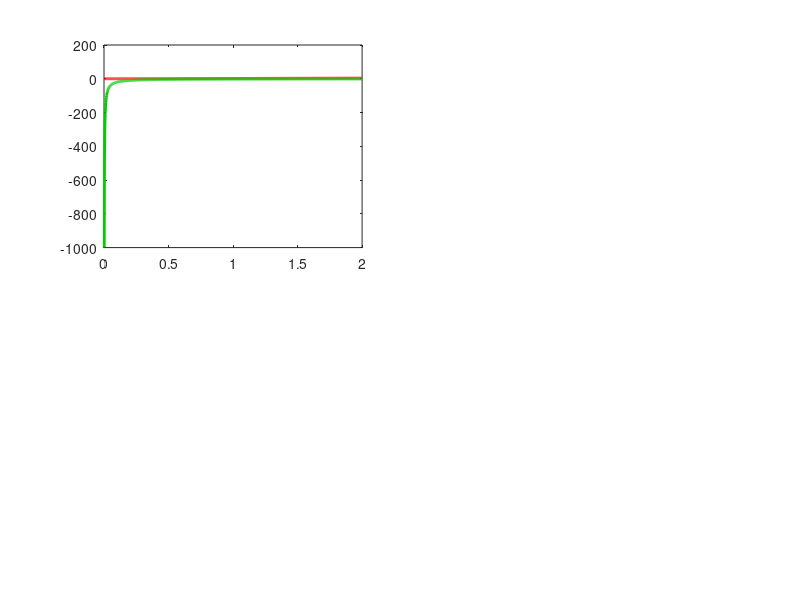

The MATLAB source for this figure: (Note: this script raises an error after producing the figure.)
format long e
echo off
warning off
clc;
fprintf('\n\n\n\n\n');
fprintf('                  CURVAS REACTANCIA PASA-BANDA Y ELIMINA-BANDA\n\n');
fprintf('                  Desarrollado por : Ing. Juan Jose Garcia Abad');
fprintf('\n\n\n\n');
w=linspace(0,2,1000);
F1=figure(1);
set(F1,'color','w');

% Filtro Pasa Bajos

Z1K=w*2;
Z2K=-4./(w*2);
subplot(2,2,1);

G1=plot(w,Z1K);
set(G1,'color',[1,0,0],'linewidth',2);
hold on;
G2=plot(w,Z2K);
set(G2,'color',[0,0.8,0],'linewidth',2);
wc=2/sqrt(2*2);
plot(wc,0,'rO');
axis([0,2,-5,5]);
grid on;
grid minor;
G3=line([0,2],[0,0]);
set(G3,'color',[0,0,0],'linestyle','-','linewidth',1);

G4=line([0,wc],[0,0]);
set(G4,'color',[0,0,0],'linestyle','-','linewidth',3);

G5=line([wc,wc],[wc*2,-4./(wc*2)]);
set(G5,'color',[0.3,0,0.2],'linestyle','-','linewidth',2);

T1=title('Caracteristicas de reactancia Filtro pasa-bajos KCTE');
set(T1,'FontSize',[12],'FontName','Arial','FontWeight','bold');

G6=text(1.9,0.3,'w');
set(G6,'FontSize',[12],'FontName','Arial','FontWeight','bold');

G7=text(wc+0.05,0.3,'wc');
set(G7,'FontSize',[8],'FontName','Arial','FontWeight','bold');

G8=text(1.7,4,'Z1K');
set(G8,'FontSize',[12],'FontName','Arial','FontWeight','bold','color',[1,0,0]);

G9=text(1.7,-1.5,'4 * Z2K');
set(G9,'FontSize',[12],'FontName','Arial','FontWeight','bold','color',[0,0.8,0]);

G10=text(0.25,-0.5,'BANDA PASANTE');
set(G10,'FontSize',[9],'FontName','Arial','FontWeight','bold','color',[0,0,0]);

% Filtro Pasa Altos

Z1K=-1./(w*0.5);
Z2K=4*w*0.5;
subplot(2,2,2);

G21=plot(w,Z1K);
set(G21,'color',[1,0,0],'linewidth',2);
hold on;
G22=plot(w,Z2K);
set(G22,'color',[0,0.8,0],'linewidth',2);
wc=1/(2*sqrt(0.5*0.5));
plot(wc,0,'rO');
axis([0,2,-5,5]);
grid on;
grid minor;
G23=line([0,2],[0,0]);
set(G23,'color',[0,0,0],'linestyle','-','linewidth',1);

G24=line([wc,2],[0,0]);
set(G24,'color',[0,0,0],'linestyle','-','linewidth',3);

G25=line([wc,wc],[wc*2,-4./(wc*2)]);
set(G25,'color',[0.3,0,0.2],'linestyle','-','linewidth',2);

T2=title('Caracteristicas de reactancia Filtro pasa-altos KCTE');
set(T2,'FontSize',[12],'FontName','Arial','FontWeight','bold');

G26=text(1.9,0.3,'w');
set(G26,'FontSize',[12],'FontName','Arial','FontWeight','bold');

G27=text(wc+0.05,0.3,'wc');
set(G27,'FontSize',[8],'FontName','Arial','FontWeight','bold');

G28=text(1.7,4.3,'4 * Z2K');
set(G28,'FontSize',[12],'FontName','Arial','FontWeight','bold','color',[0,0.8,0]);

G29=text(1.7,-1.6,'Z1K');
set(G29,'FontSize',[12],'FontName','Arial','FontWeight','bold','color',[1,0,0]);

G210=text(wc+0.25,-0.5,'BANDA PASANTE');
set(G210,'FontSize',[9],'FontName','Arial','FontWeight','bold','color',[0,0,0]);

% Filtro Pasa Banda

Z1K=w*2-1./(w*0.5);
Z2K=(4*0.5./2)./(w*0.5-1./(w*2));
subplot(2,2,3);

G31=plot(w,Z1K);
set(G31,'color',[1,0,0],'linewidth',2);
hold on;
G32=plot(w,Z2K);
set(G32,'color',[0,0.8,0],'linewidth',2);
wo=1/sqrt(1*1);
wc1=0.618;
wc2=1.618;
Z1K_wc1=wc1*2-1./(wc1*0.5);
Z1K_wc2=wc2*2-1./(wc2*0.5);
plot(wo,0,'rO');
axis([0,2,-5,5]);
grid on;
grid minor;
G33=line([0,2],[0,0]);
set(G33,'color',[0,0,0],'linestyle','-','linewidth',1);

G34=line([wc1,wc2],[0,0]);
set(G34,'color',[0,0,0],'linestyle','-','linewidth',3);

G341=line([wc1,wc1],[0,Z1K_wc1]);
set(G341,'color',[0,0,0],'linestyle','-','linewidth',2);
G342=line([wc2,wc2],[0,Z1K_wc2]);
set(G342,'color',[0,0,0],'linestyle','-','linewidth',2);

G35=line([wc,wc],[-5,5]);
set(G35,'color',[0.3,0,0.2],'linestyle','-','linewidth',1);

T3=title('Caracteristicas de reactancia Filtro Pasa-Banda KCTE');
set(T3,'FontSize',[12],'FontName','Arial','FontWeight','bold');

G36=text(1.9,0.3,'w');
set(G36,'FontSize',[12],'FontName','Arial','FontWeight','bold');

G37=text(wc+0.05,0.3,'wo');
set(G37,'FontSize',[8],'FontName','Arial','FontWeight','bold');

G371=text(wc1,0.3,'wc1');
set(G371,'FontSize',[8],'FontName','Arial','FontWeight','bold');

G372=text(wc2,0.3,'wc2');
set(G372,'FontSize',[8],'FontName','Arial','FontWeight','bold');

G38=text(1.8,3.5,'Z1K');
set(G38,'FontSize',[12],'FontName','Arial','FontWeight','bold','color',[1,0,0]);

G39=text(1,4,'4 * Z2K');
set(G39,'FontSize',[12],'FontName','Arial','FontWeight','bold','color',[0,0.8,0]);
G391=text(0.8,-4,'4 * Z2K');
set(G391,'FontSize',[12],'FontName','Arial','FontWeight','bold','color',[0,0.8,0]);

G310=text(0.9,-0.5,'BANDA PASANTE');
set(G310,'FontSize',[9],'FontName','Arial','FontWeight','bold','color',[0,0,0]);

% Filtro Elimina Banda

Z1K=(2./0.5)./(w*2-1./(w*0.5));
Z2K=4*(w*0.5-1./(w*2));
subplot(2,2,4);

G41=plot(w,Z1K);
set(G41,'color',[1,0,0],'linewidth',2);
hold on;
G42=plot(w,Z2K);
set(G42,'color',[0,0.8,0],'linewidth',2);
wo=1/sqrt(1*1);
wc1=0.618;
wc2=1.618;
Z1K_wc1=wc1*2-1./(wc1*0.5);
Z1K_wc2=wc2*2-1./(wc2*0.5);
plot(wo,0,'rO');
axis([0,2,-5,5]);
grid on;
grid minor;
G43=line([0,2],[0,0]);
set(G43,'color',[0,0,0],'linestyle','-','linewidth',1);

G44=line([0,wc1],[0,0]);
set(G44,'color',[0,0,0],'linestyle','-','linewidth',3);
G440=line([wc2,2],[0,0]);
set(G440,'color',[0,0,0],'linestyle','-','linewidth',3);

G441=line([wc1,wc1],[0,Z1K_wc1]);
set(G441,'color',[0,0,0],'linestyle','-','linewidth',2);
G442=line([wc2,wc2],[0,Z1K_wc2]);
set(G442,'color',[0,0,0],'linestyle','-','linewidth',2);

G45=line([wc,wc],[-5,5]);
set(G45,'color',[0.3,0,0.2],'linestyle','-','linewidth',1);

T4=title('Caracteristicas de reactancia Filtro Elimina-Banda KCTE');
set(T4,'FontSize',[12],'FontName','Arial','FontWeight','bold');

G46=text(1.9,0.3,'w');
set(G46,'FontSize',[12],'FontName','Arial','FontWeight','bold');

G47=text(wc+0.05,0.3,'wo');
set(G37,'FontSize',[8],'FontName','Arial','FontWeight','bold');

G471=text(wc1,0.3,'wc1');
set(G471,'FontSize',[8],'FontName','Arial','FontWeight','bold');

G472=text(wc2,0.3,'wc2');
set(G372,'FontSize',[8],'FontName','Arial','FontWeight','bold');

G48=text(1.7,3.2,'4 * Z2K');
set(G48,'FontSize',[12],'FontName','Arial','FontWeight','bold','color',[0,0.8,0]);

G49=text(1.05,4.5,'Z1K');
set(G49,'FontSize',[12],'FontName','Arial','FontWeight','bold','color',[1,0,0]);
G491=text(0.1,-1,'Z1K');
set(G491,'FontSize',[12],'FontName','Arial','FontWeight','bold','color',[1,0,0]);

G410=text(1.5,-0.5,'BANDA PASANTE');
set(G410,'FontSize',[9],'FontName','Arial','FontWeight','bold','color',[0,0,0]);

G411=text(0.1,0.5,'BANDA PASANTE');
set(G411,'FontSize',[9],'FontName','Arial','FontWeight','bold','color',[0,0,0]);

fprintf('\n*******************************************************************\n');
fprintf('\n Se solicita reportar errores a jgarciaabad@ubp.edu.ar \n');
fprintf('     GRACIAS\n');
fprintf('\n*******************************************************************\n');
